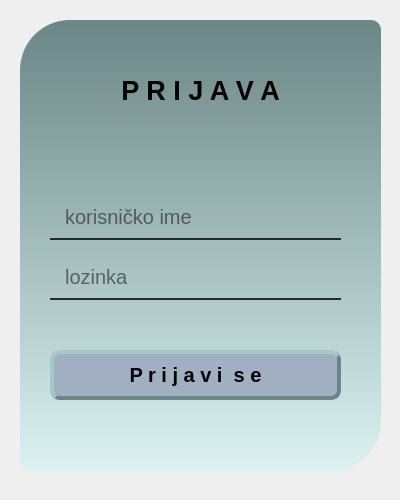
<?xml version="1.0" encoding="UTF-8"?>
<ui version="4.0">
 <class>login</class>
 <widget class="QWidget" name="login">
  <property name="geometry">
   <rect>
    <x>0</x>
    <y>0</y>
    <width>400</width>
    <height>500</height>
   </rect>
  </property>
  <property name="windowTitle">
   <string>Form</string>
  </property>
  <property name="styleSheet">
   <string notr="true"/>
  </property>
  <widget class="QLabel" name="label">
   <property name="geometry">
    <rect>
     <x>20</x>
     <y>20</y>
     <width>361</width>
     <height>451</height>
    </rect>
   </property>
   <property name="styleSheet">
    <string notr="true">background-color: qlineargradient(spread:pad, x1:0, y1:0, x2:0, y2:1, stop:0 rgba(107, 134, 134, 255), stop:1 rgba(220, 242, 242,255));
border-radius: 10px;
border-top-left-radius:50px;
border-bottom-right-radius:50px;</string>
   </property>
   <property name="text">
    <string/>
   </property>
  </widget>
  <widget class="QLabel" name="label_2">
   <property name="geometry">
    <rect>
     <x>20</x>
     <y>70</y>
     <width>361</width>
     <height>41</height>
    </rect>
   </property>
   <property name="font">
    <font>
     <pointsize>20</pointsize>
     <bold>true</bold>
    </font>
   </property>
   <property name="styleSheet">
    <string notr="true">background-color: transparent;</string>
   </property>
   <property name="text">
    <string>P R I J A V A</string>
   </property>
   <property name="alignment">
    <set>Qt::AlignCenter</set>
   </property>
  </widget>
  <widget class="QLineEdit" name="unEdit">
   <property name="geometry">
    <rect>
     <x>50</x>
     <y>200</y>
     <width>291</width>
     <height>40</height>
    </rect>
   </property>
   <property name="font">
    <font>
     <pointsize>15</pointsize>
    </font>
   </property>
   <property name="styleSheet">
    <string notr="true">background-color: transparent;
border: 2px solid rgba(0, 0, 0, 0);
border-bottom-color: rgba(0, 0, 0, 200);
color: rgb(0, 0, 0);
padding-bottom:7px;</string>
   </property>
   <property name="placeholderText">
    <string>  korisničko ime</string>
   </property>
  </widget>
  <widget class="QLineEdit" name="passEdit">
   <property name="geometry">
    <rect>
     <x>50</x>
     <y>260</y>
     <width>291</width>
     <height>40</height>
    </rect>
   </property>
   <property name="font">
    <font>
     <pointsize>15</pointsize>
    </font>
   </property>
   <property name="styleSheet">
    <string notr="true">background-color: transparent;
border: 2px solid rgba(0, 0, 0, 0);
border-bottom-color: rgba(0, 0, 0, 200);
color: rgb(0, 0, 0);
padding-bottom:7px;</string>
   </property>
   <property name="echoMode">
    <enum>QLineEdit::Password</enum>
   </property>
   <property name="placeholderText">
    <string>  lozinka</string>
   </property>
  </widget>
  <widget class="QPushButton" name="pushButton">
   <property name="geometry">
    <rect>
     <x>50</x>
     <y>350</y>
     <width>291</width>
     <height>50</height>
    </rect>
   </property>
   <property name="font">
    <font>
     <pointsize>15</pointsize>
     <bold>true</bold>
    </font>
   </property>
   <property name="styleSheet">
    <string notr="true">QPushButton#pushButton {
	background-color: #A0B0C1;
    color: black;
    border-style: outset;
    border-width: 4px;
    border-radius: 10px;
    border-color: #6b8686;
    padding: 10px;
}
QPushButton#pushButton:hover {
    background-color: #b7cadd; 
}
QPushButton#pushButton:pressed {
    background-color:#319e20; 
}</string>
   </property>
   <property name="text">
    <string>P r i j a v i  s e</string>
   </property>
  </widget>
 </widget>
 <resources/>
 <connections/>
</ui>
